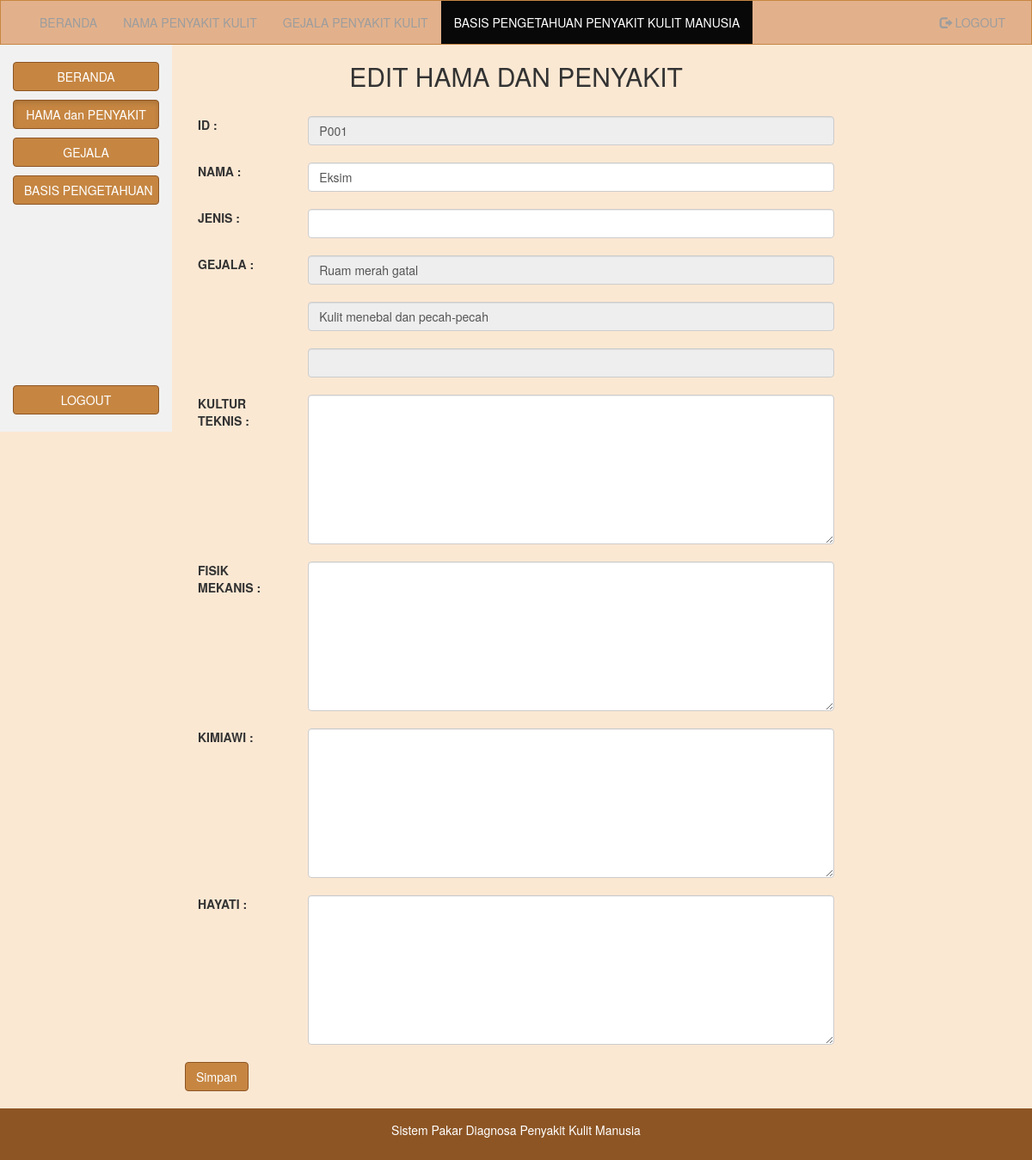
The page /aeditpenyakit.php?id=P001 on the database its author committed.
### tables this page shows
CREATE TABLE `penyakit` (
  `idpenyakit` varchar(20) NOT NULL,
  `namapenyakit` varchar(1000) NOT NULL,
  `bagiankulit` varchar(50) NOT NULL,
  `penanganan` text NOT NULL
);

CREATE TABLE `basispengetahuan` (
  `namapenyakit` varchar(100) NOT NULL,
  `gejala` varchar(50) NOT NULL
);

### aeditpenyakit.php (the view, shortened to what this page needs)
<?php
include('koneksi.php');
?>
<!DOCTYPE html>
<html lang="en">
<head>
  <link rel="stylesheet" href="https://maxcdn.bootstrapcdn.com/bootstrap/3.3.7/css/bootstrap.min.css">
  <link rel="stylesheet" href="css/style.css">
</head>
<body>
<nav class="navbar navbar-inverse">
  <div class="container-fluid">
    <div class="collapse navbar-collapse" id="myNavbar">
      <ul class="nav navbar-nav">
        <li><a href="homeadmin.php">BERANDA</a></li>
        <li><a href="penyakit.php">NAMA PENYAKIT KULIT</a></li>
        <li><a href="gejala.php">GEJALA PENYAKIT KULIT</a></li>
        <li class="active"><a href="basispengetahuan.php">BASIS PENGETAHUAN PENYAKIT KULIT MANUSIA</a></li>
      </ul>
      <ul class="nav navbar-nav navbar-right">
        <li><a href="logout.php"><span class="glyphicon glyphicon-log-out"></span> LOGOUT</a></li>
      </ul>
    </div>
  </div>
</nav>
<div class="container-fluid text-center">
  <div class="row content">
    <div class="col-sm-2 sidenav">
      <p><a href="homeadmin.php"><button type="button" class="btn btn-primary btn-block">BERANDA</button></a></p>
      <p><a href="hamadanpenyakit.php"><button type="button" class="btn btn-primary btn-block active">HAMA dan PENYAKIT</button></a></p>
      <p><a href="gejala.php"><button type="button" class="btn btn-primary btn-block">GEJALA</button></a></p>
      <p><a href="basispengetahuan.php"><button type="button" class="btn btn-primary btn-block">BASIS PENGETAHUAN</button></a></p>
      <br><br><br><br><br><br><br><br><br><br>
      <p><a href="logout.php"><button type="button" class="btn btn-primary btn-block" id="myBtn">LOGOUT</button></a></p>
    </div>
    <div class="col-sm-8 text-left">
      <h2 class="text-center">EDIT HAMA DAN PENYAKIT</h2>
    <form method="post">
      <div class="form-group">
      			<br><label class="control-label col-sm-2">ID :</label>
      		<div class="col-sm-10">
                <?php
                       $tampil = "SELECT * FROM penyakit where idpenyakit='".$_GET['id']."'";
                       $sql = mysqli_query ($konek_db,$tampil);
                       while($data = mysqli_fetch_array ($sql))
                    {
                       echo "<input type='text'  class='form-control' id='idpenyakit' name='idpenyakit' disabled value='".$data['idpenyakit']."'><br>";
                    }
                ?>
     		 </div>
        </div>
        <div class="form-group">
      			<br><label class="control-label col-sm-2">NAMA :</label>
      		<div class="col-sm-10">
                <?php
                       $tampil = "SELECT * FROM penyakit where idpenyakit='".$_GET['id']."'";
                       $sql = mysqli_query ($konek_db,$tampil);
                       while($data = mysqli_fetch_array ($sql))
                    {
                       echo "<input type='text'  class='form-control' id='namapenyakit' name='namapenyakit' value='".$data['namapenyakit']."'><br>";
                    }
                ?>
     		 </div>
        </div>
        <div class="form-group">
      			<br><label class="control-label col-sm-2">JENIS :</label>
      		<div class="col-sm-10">
                <?php
                       $tampil = "SELECT * FROM penyakit where idpenyakit='".$_GET['id']."'";
                       $sql = mysqli_query ($konek_db,$tampil);
                       while($data = mysqli_fetch_array ($sql))
                    {
                       echo "<input type='text'  class='form-control' id='jenistanaman' name='jenistanaman' value='".$data['jenistanaman']."' data-error='Isi kolom dengan benar'><br>";
                    }
                ?>
     		 </div>
        </div>
         <div class="form-group"  method="POST">
      			<br><label class="control-label col-sm-2">GEJALA :</label>
      		<div class="col-sm-10">
                <?php
                       $tampil = "SELECT * FROM penyakit p, basispengetahuan b where p.idpenyakit='".$_GET['id']."' and p.namapenyakit=b.namapenyakit";
                       $sql = mysqli_query ($konek_db,$tampil);
                       while($data = mysqli_fetch_array ($sql))
                    {
                       echo "<input type='text'  class='form-control' id='jenistanaman' readonly value='".$data['gejala']."'><br>";
                    }
                echo "<input type='text'  class='form-control' id='jenistanaman' readonly value=''><br>";
                ?>
     		 </div>
        </div>
               <div class="form-group">
      			<br><label class="control-label col-sm-2">KULTUR TEKNIS :</label><br>
      		<div class="col-sm-10">
                <?php
                       $tampil = "SELECT * FROM penyakit where idpenyakit='".$_GET['id']."'";
                       $sql = mysqli_query ($konek_db,$tampil);
                       while($data = mysqli_fetch_array ($sql))
                    {
                       echo "<textarea  rows='8' class='form-control' id='kulturteknis' name='kulturteknis' >".$data['kulturteknis']."</textarea><br>";
                    }
                ?>
     		 </div>
        </div>
         <div class="form-group">
      			<br><label class="control-label col-sm-2">FISIK MEKANIS :</label><br>
      		<div class="col-sm-10">
                <?php
                       $tampil = "SELECT * FROM penyakit where idpenyakit='".$_GET['id']."'";
                       $sql = mysqli_query ($konek_db,$tampil);
                       while($data = mysqli_fetch_array ($sql))
                    {
                       echo "<textarea rows='8' class='form-control' id='fisikmekanis' name='fisikmekanis'>".$data['fisikmekanis']."</textarea><br>";
                    }
                ?>
     		 </div>
        </div>
         <div class="form-group">
      			<br><label class="control-label col-sm-2">KIMIAWI :</label><br>
      		<div class="col-sm-10">
                <?php
                       $tampil = "SELECT * FROM penyakit where idpenyakit='".$_GET['id']."'";
                       $sql = mysqli_query ($konek_db,$tampil);
                       while($data = mysqli_fetch_array ($sql))
                    {
                       echo "<textarea  rows='8' class='form-control' id='kimiawi' name='kimiawi'>".$data['kimiawi']."</textarea><br>";
                    }
                ?>
     		 </div>
        </div>
          <div class="form-group">
      			<br><label class="control-label col-sm-2">HAYATI :</label><br>
      		<div class="col-sm-10">
                <?php
                       $tampil = "SELECT * FROM penyakit where idpenyakit='".$_GET['id']."'";
                       $sql = mysqli_query ($konek_db,$tampil);
                       while($data = mysqli_fetch_array ($sql))
                    {
                       echo "<textarea rows='8' class='form-control' id='hayati' name='hayati'>".$data['hayati']."</textarea><br>";
                    }
                ?>
     		 </div>
        </div>
     <button type="submit" name ="submit" class="btn btn-primary">Simpan</button>
        </form><br>
    </div>
  </div>
</div>
<footer class="container-fluid text-center">
  <p>Sistem Pakar Diagnosa Penyakit Kulit Manusia</p>
</footer>
</body>
</html>

### css/style.css (style rules this page uses)
:root { --kulit-muda: #fbe8d3; --kulit-peach: #f5c6a5; --kulit-tan: #e2b18c; --kulit-medium: #c68642; --kulit-brown: #8d5524; }
body { background-color: var(--kulit-muda) !important; }
.navbar { margin-bottom: 0; border-radius: 0; background-color: var(--kulit-tan) !important; border-color: var(--kulit-medium) !important; color: #4b2e05 !important; }
.row.content { height: 450px }
.sidenav { padding-top: 20px; background-color: #f1f1f1; height: 100%; }
footer { background-color: var(--kulit-brown) !important; color: #fff !important; padding: 15px; }
.btn-primary { background-color: var(--kulit-medium) !important; border-color: var(--kulit-brown) !important; }

### rows shown on the page
penyakit: idpenyakit "P001", namapenyakit "Eksim", gejala "Ruam merah gatal", gejala "Kulit menebal dan pecah-pecah"
